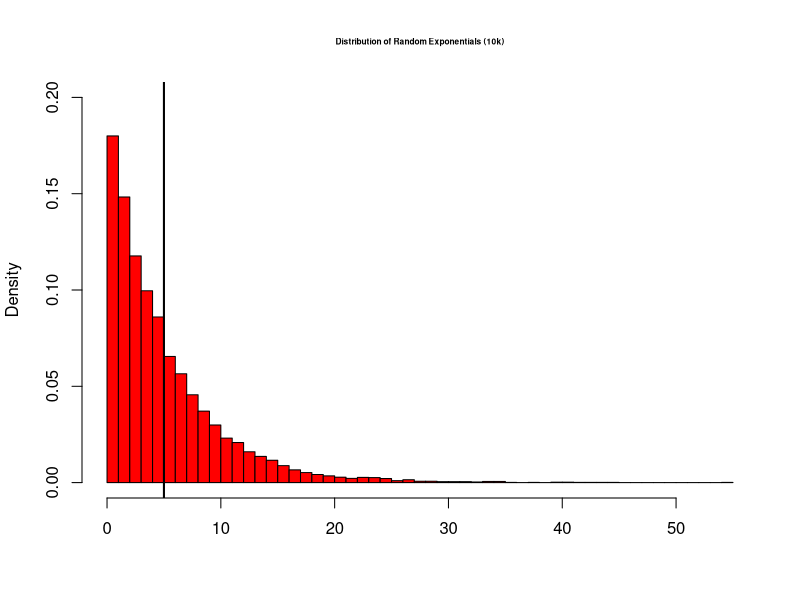
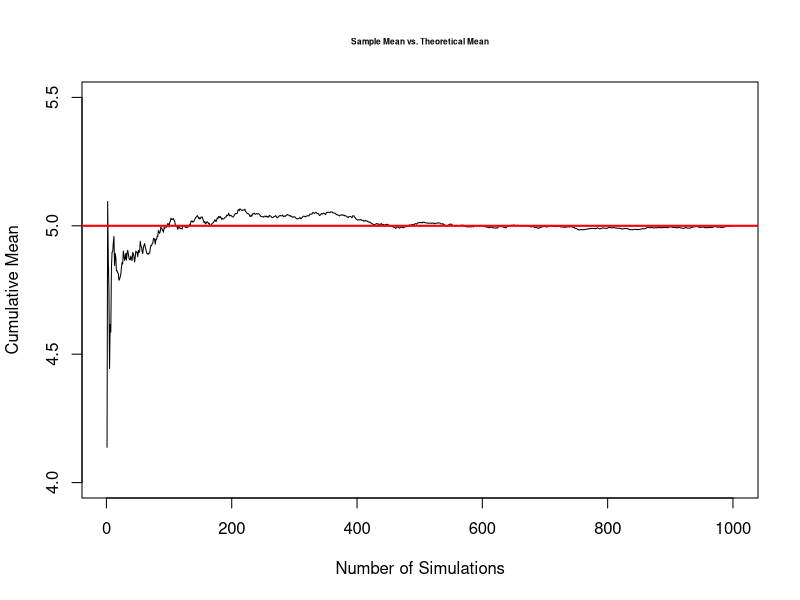
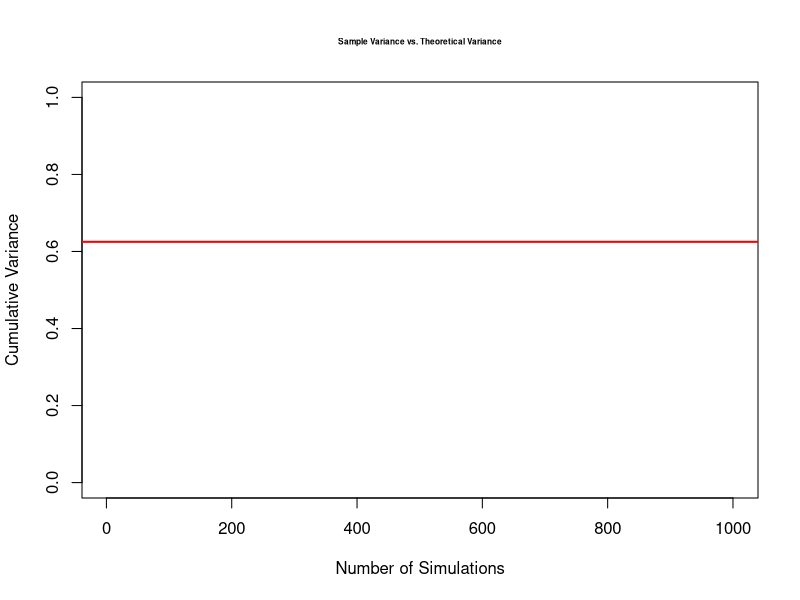

Write the R code that produced these figures, in order.
## ---- chunk 1
knitr::opts_chunk$set(echo = TRUE)
## ---- chunk 2
set.seed(100)
lrg.sample <- data.frame(rating = c(rexp(10000, 0.2)))

sample.mean <- round(mean(lrg.sample$rating), 3)   ## Population Mean  
sample.var <- round(var(lrg.sample$rating), 3)     ## Population Variance
sample.sd <- round(sd(lrg.sample$rating), 3)       ## Population Standard Deviation
## ---- chunk 3
hist(lrg.sample$rating, prob = TRUE, breaks = 40, col = "red", xlab = "", ylim = c(0, .2),
     main = "Distribution of Random Exponentials (10k)", cex.main = 0.5)
abline(v = 5, col = "black", lwd = 2)
## ---- chunk 4
set.seed(100)
mlambda <- 0.2
msims <- 1000
n <- 40
mns = NULL
for (i in 1: msims) mns <- c(mns, mean(rexp(n,mlambda)))
## ---- chunk 5
sim.mean <- cumsum(mns) / (1:msims)
plot(sim.mean, type = "l", lwd = 1, col = "black", ylim = c(4,5.5),
     xlab = "Number of Simulations",
     ylab = "Cumulative Mean",
     main = "Sample Mean vs. Theoretical Mean", cex.main = 0.5)
abline(h = 1/mlambda, lwd = 2, col = "red")
## ---- chunk 6
set.seed(100)
vlambda <- 0.2
vsims <- 1000
n <- 40
mns = NULL
for (i in 1: vsims) mns <- c(mns, var(rexp(n,vlambda)))
## ---- chunk 7
sim.var <- cumsum(mns) / (1:vsims)
plot(sim.var, type = "l", lwd = 1, col = "black", ylim = c(0,1),
     xlab = "Number of Simulations",
     ylab = "Cumulative Variance",
     main = "Sample Variance vs. Theoretical Variance", cex.main = 0.5)
abline(h = (1/vlambda)^2/n, lwd = 2, col = "red")
